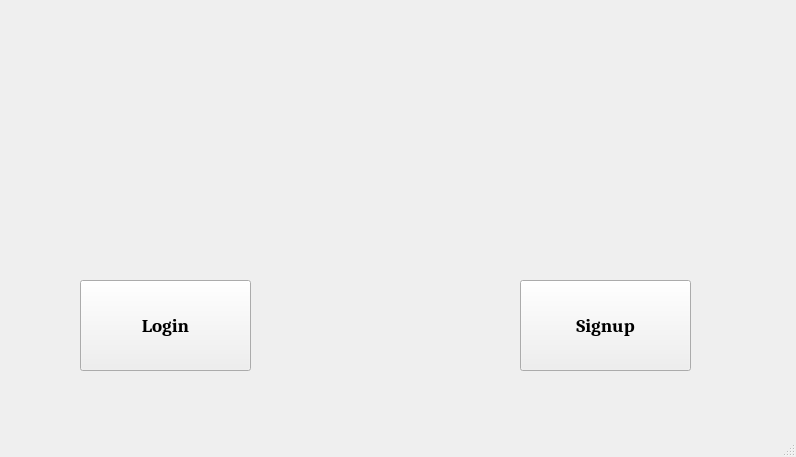
<?xml version="1.0" encoding="UTF-8"?>
<ui version="4.0">
 <class>MainWindowMainPage</class>
 <widget class="QMainWindow" name="MainWindowMainPage">
  <property name="geometry">
   <rect>
    <x>0</x>
    <y>0</y>
    <width>796</width>
    <height>457</height>
   </rect>
  </property>
  <property name="windowTitle">
   <string>MainWindow</string>
  </property>
  <widget class="QWidget" name="centralwidget">
   <widget class="QPushButton" name="Loginbuttonmainpage">
    <property name="geometry">
     <rect>
      <x>80</x>
      <y>280</y>
      <width>171</width>
      <height>91</height>
     </rect>
    </property>
    <property name="font">
     <font>
      <family>Caladea</family>
      <pointsize>14</pointsize>
      <weight>75</weight>
      <bold>true</bold>
     </font>
    </property>
    <property name="text">
     <string>Login</string>
    </property>
   </widget>
   <widget class="QPushButton" name="SignupButtonMainpage">
    <property name="geometry">
     <rect>
      <x>520</x>
      <y>280</y>
      <width>171</width>
      <height>91</height>
     </rect>
    </property>
    <property name="font">
     <font>
      <family>Caladea</family>
      <pointsize>14</pointsize>
      <weight>75</weight>
      <bold>true</bold>
     </font>
    </property>
    <property name="text">
     <string>Signup</string>
    </property>
   </widget>
   <widget class="QLabel" name="Logomainpage">
    <property name="geometry">
     <rect>
      <x>260</x>
      <y>0</y>
      <width>221</width>
      <height>231</height>
     </rect>
    </property>
    <property name="minimumSize">
     <size>
      <width>221</width>
      <height>231</height>
     </size>
    </property>
    <property name="text">
     <string>&lt;html&gt;&lt;head/&gt;&lt;body&gt;&lt;p&gt;&lt;img src=&quot;:/image/aa.png&quot;/&gt;&lt;/p&gt;&lt;/body&gt;&lt;/html&gt;</string>
    </property>
   </widget>
  </widget>
  <widget class="QMenuBar" name="menubar">
   <property name="geometry">
    <rect>
     <x>0</x>
     <y>0</y>
     <width>796</width>
     <height>21</height>
    </rect>
   </property>
  </widget>
  <widget class="QStatusBar" name="statusbar"/>
 </widget>
 <resources>
  <include location="../test/abc.qrc"/>
 </resources>
 <connections/>
</ui>
